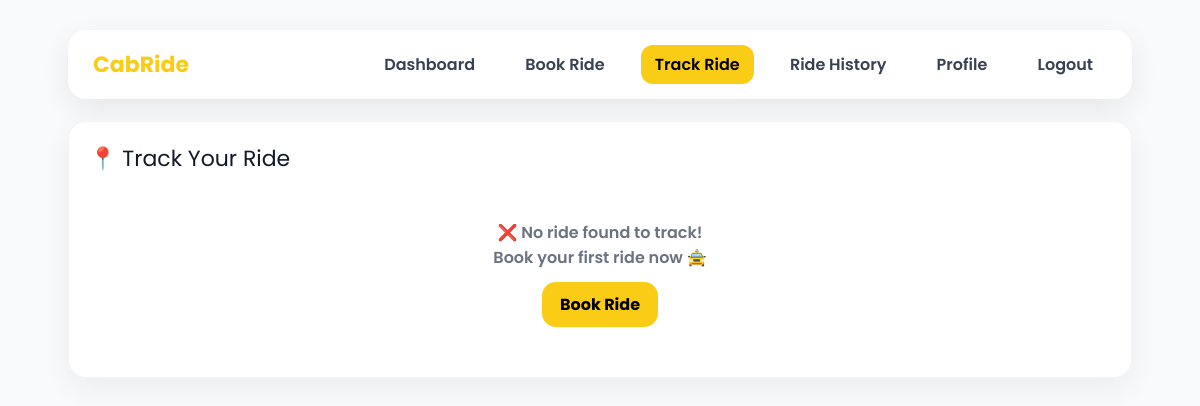
Page /User/track_ride.php on the earlier database version.
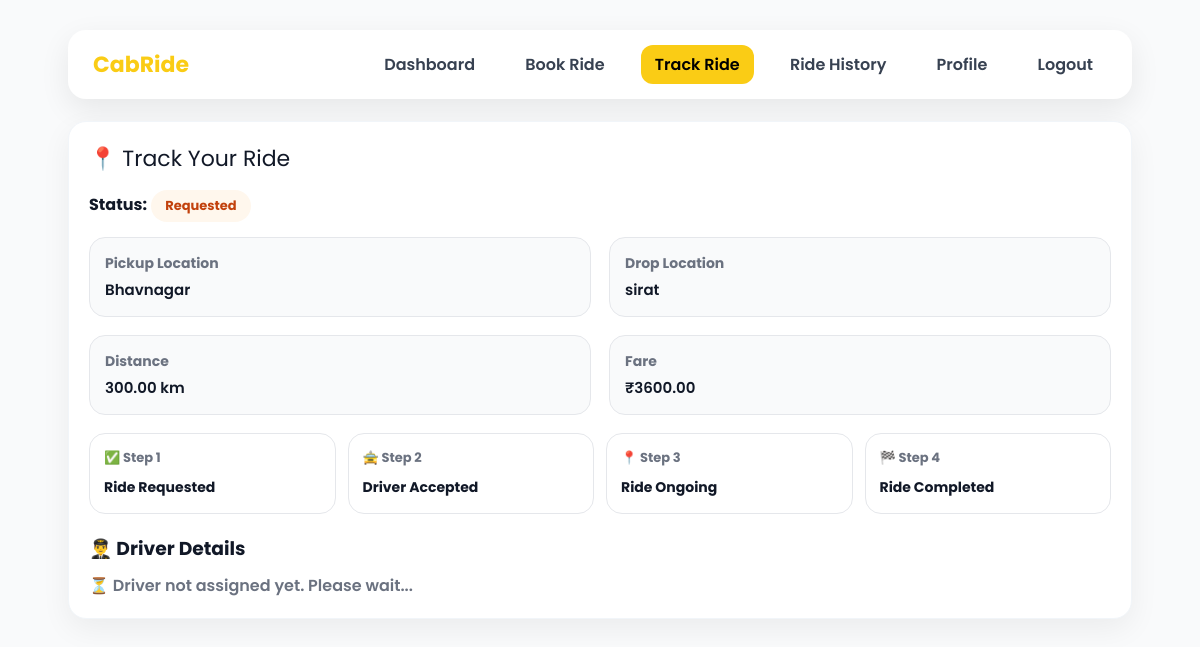
Same page on the later database version.
### tables this page shows
CREATE TABLE `bookings` (
  `id` int(11) NOT NULL,
  `user_id` int(11) NOT NULL,
  `driver_id` int(11) DEFAULT NULL,
  `pickup_location` varchar(255) NOT NULL,
  `drop_location` varchar(255) NOT NULL,
  `distance_km` decimal(6,2) NOT NULL,
  `fare` decimal(10,2) NOT NULL,
  `status` enum('requested','accepted','ongoing','completed','cancelled') DEFAULT 'requested',
  `booking_time` timestamp NOT NULL DEFAULT current_timestamp(),
  `cancel_reason` varchar(200) DEFAULT NULL
);

### User/track_ride.php (the view, shortened to what this page needs)
<?php
include("../config/db.php");
$user_id = $_SESSION['user_id'] ?? 1;
$sql = "SELECT b.*, d.full_name AS driver_name, d.mobile AS driver_mobile, d.vehicle_type
        FROM bookings b
        LEFT JOIN drivers d ON b.driver_id = d.id
        WHERE b.user_id = '$user_id'
        ORDER BY b.id DESC
        LIMIT 1";
$result = mysqli_query($link, $sql);
$ride = mysqli_fetch_assoc($result);
?>
<!DOCTYPE html>
<html lang="en">
<head>
</head>
<body>
    <div class="container">
        <div class="navbar">
            <div class="logo">CabRide</div>
            <div class="nav-links">
                <a href="dashboard.php">Dashboard</a>
                <a href="book_ride.php">Book Ride</a>
                <a href="track_ride.php" class="active">Track Ride</a>
                <a href="ride_history.php">Ride History</a>
                <a href="profile.php">Profile</a>
                <a href="../auth/logout.php">Logout</a>
            </div>
        </div>
        <div class="box">
            <div class="title">📍 Track Your Ride</div>
            <?php if ($ride) { ?>
                <p style="margin-bottom:12px;">
                    <b>Status:</b>
                    <span class="badge <?= $ride['status']; ?>">
                        <?= ucfirst($ride['status']); ?>
                    </span>
                </p>
                <div class="grid">
                    <div class="info">
                        <h4>Pickup Location</h4>
                        <p><?= htmlspecialchars($ride['pickup_location']); ?></p>
                    </div>
                    <div class="info">
                        <h4>Drop Location</h4>
                        <p><?= htmlspecialchars($ride['drop_location']); ?></p>
                    </div>
                    <div class="info">
                        <h4>Distance</h4>
                        <p><?= htmlspecialchars($ride['distance_km']); ?> km</p>
                    </div>
                    <div class="info">
                        <h4>Fare</h4>
                        <p>₹<?= htmlspecialchars($ride['fare']); ?></p>
                    </div>
                </div>
                <div class="steps">
                    <div class="step">
                        <span>✅ Step 1</span>
                        <strong>Ride Requested</strong>
                    </div>
                    <div class="step">
                        <span>🚖 Step 2</span>
                        <strong>Driver Accepted</strong>
                    </div>
                    <div class="step">
                        <span>📍 Step 3</span>
                        <strong>Ride Ongoing</strong>
                    </div>
                    <div class="step">
                        <span>🏁 Step 4</span>
                        <strong>Ride Completed</strong>
                    </div>
                </div>
                <div style="margin-top:20px;">
                    <h3 style="margin-bottom:10px;">👨‍✈️ Driver Details</h3>
                    <?php if (!empty($ride['driver_id'])) { ?>
                        <div class="grid">
                            <div class="info">
                                <h4>Driver Name</h4>
                                <p><?= htmlspecialchars($ride['driver_name']); ?></p>
                            </div>
                            <div class="info">
                                <h4>Driver Mobile</h4>
                                <p><?= htmlspecialchars($ride['driver_mobile']); ?></p>
                            </div>
                            <div class="info">
                                <h4>Vehicle Type</h4>
                                <p><?= htmlspecialchars($ride['vehicle_type']); ?></p>
                            </div>
                            <div class="info">
                                <h4>Booking Time</h4>
                                <p><?= htmlspecialchars($ride['booking_time']); ?></p>
                            </div>
                        </div>
                    <?php } else { ?>
                        <p style="color:#6b7280;font-weight:600;">
                            ⏳ Driver not assigned yet. Please wait...
                        </p>
                    <?php } ?>
                </div>
            <?php } else { ?>
                <div class="no-ride">
                    ❌ No ride found to track! <br>
                    Book your first ride now 🚖
                    <br>
                    <a href="book_ride.php" class="btn">Book Ride</a>
                </div>
            <?php } ?>
        </div>
    </div>
</body>
</html>

Differences in the rows shown:
added bookings: status "Requested", pickup_location "Bhavnagar", drop_location "sirat", distance_km "300.00", fare "3600.00"
Other differences:
text no longer shown: "❌ No ride found to track! Book your first ride now 🚖 Book Ride"
text now shown: "Status: Pickup Location Drop Location Distance km Fare ₹ ✅ Step 1 Ride Requested 🚖 Step 2 Driver Accepted 📍 Step 3 Ride Ongoing 🏁 Step 4 Ride Completed 👨‍✈️ Driver Details ⏳ Driver not assigned yet. Please wait..."
